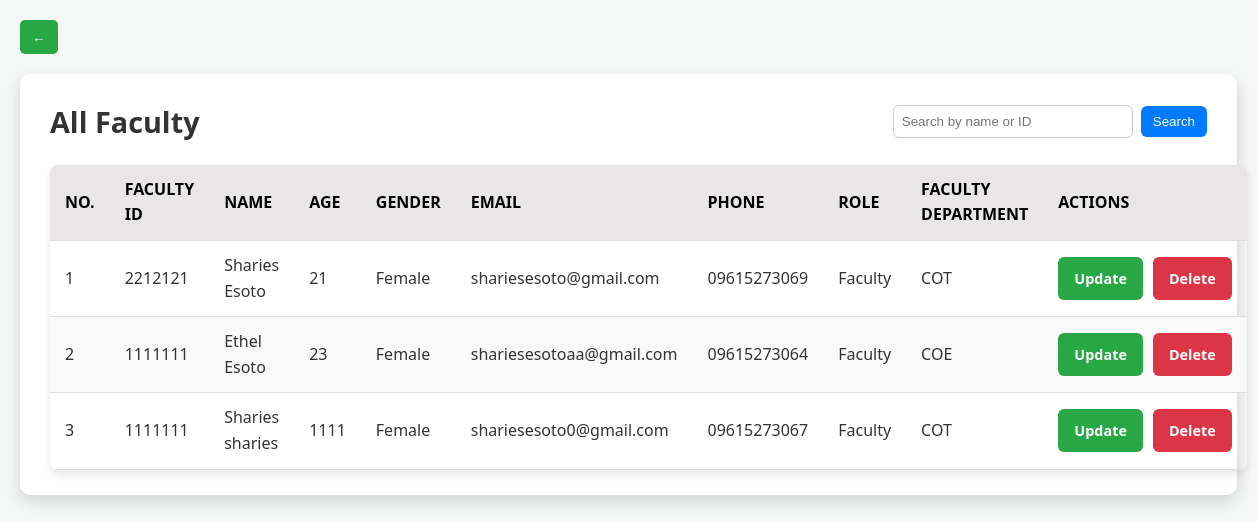
Screenshot of /admin/view_faculty.php with the database file from the repository.
### tables this page shows
CREATE TABLE `users` (
  `id` int(11) NOT NULL,
  `first_name` varchar(255) DEFAULT NULL,
  `last_name` varchar(255) DEFAULT NULL,
  `age` int(11) DEFAULT NULL,
  `gender` varchar(50) DEFAULT NULL,
  `email` varchar(255) DEFAULT NULL,
  `phone` varchar(50) DEFAULT NULL,
  `membership_end` date NOT NULL,
  `role` varchar(50) DEFAULT NULL,
  `student_id` varchar(50) DEFAULT NULL,
  `course` varchar(50) DEFAULT NULL,
  `section` varchar(50) DEFAULT NULL,
  `customer_id` varchar(50) DEFAULT NULL,
  `payment_plan` varchar(50) DEFAULT NULL,
  `services` text DEFAULT NULL,
  `faculty_id` varchar(50) DEFAULT NULL,
  `faculty_dept` varchar(50) DEFAULT NULL,
  `created_at` timestamp NOT NULL DEFAULT current_timestamp(),
  `reset_otp` varchar(6) DEFAULT NULL,
  `otp_expiry` datetime DEFAULT NULL
);

### admin/view_faculty.php (the view, shortened to what this page needs)
<?php
include('../user/db_connection.php');
$search = $_GET['search'] ?? '';
$condition = '';
$query = "SELECT * FROM users WHERE role = 'Faculty' $condition";
$result = mysqli_query($conn, $query);
?>
<!DOCTYPE html>
<html lang="en">
<head>
</head>
<body>
    <a href="manage_users.php" class="back-link"> ← </a>
    <div class="container">
        <div class="header-row">
            <h2>All Faculty</h2>
            <form method="GET" class="search-form">
                <input type="text" name="search" placeholder="Search by name or ID" value="<?= htmlspecialchars($search) ?>">
                <button type="submit"><i class="fas fa-search"></i> Search</button>
            </form>
        </div>
        <table>
            <thead>
                <tr>
                    <th>No.</th>
                    <th>Faculty ID</th>
                    <th>Name</th>
                    <th>Age</th>
                    <th>Gender</th>
                    <th>Email</th>
                    <th>Phone</th>
                    <th>Role</th>
                    <th>Faculty Department</th>
                    <th>Actions</th>
                </tr>
            </thead>
            <tbody>
                <?php $counter = 1; while ($user = mysqli_fetch_assoc($result)) : ?>
                <tr>
                    <td><?= $counter++ ?></td>
                    <td><?= htmlspecialchars($user['faculty_id']) ?></td>
                    <td><?= htmlspecialchars($user['first_name'] . ' ' . $user['last_name']) ?></td>
                    <td><?= htmlspecialchars($user['age']) ?></td>
                    <td><?= htmlspecialchars($user['gender']) ?></td>
                    <td><?= htmlspecialchars($user['email']) ?></td>
                    <td><?= htmlspecialchars($user['phone']) ?></td>
                    <td><?= htmlspecialchars($user['role']) ?></td>
                    <td><?= htmlspecialchars($user['faculty_dept']) ?></td>
                    <td>
                        <div class="actions">
                            <a href="edit_user.php?id=<?= urlencode($user['id']) ?>" class="btn btn-update">Update</a>
                            <a href="delete_user.php?id=<?= urlencode($user['id']) ?>" class="btn btn-delete" onclick="return confirm('Are you sure you want to delete this user?')">Delete</a>
                        </div>
                    </td>
                </tr>
                <?php endwhile; ?>
            </tbody>
        </table>
    </div>
</body>
</html>

### admin/view_faculty.php (style rules this page uses)
* { margin: 0; padding: 0; box-sizing: border-box; }
body { font-family: 'Segoe UI', Tahoma, Geneva, Verdana, sans-serif; background-color: #f4f7f6; color: #333; line-height: 1.6; padding: 20px; display: flex; flex-direction: column; align-items: center; }
.back-link { align-self: flex-start; margin-bottom: 20px; color: white; background-color: #28a745; text-decoration: none; font-weight: 600; padding: 6px 12px; border-radius: 5px; font-size: 0.85rem; }
.container { background-color: white; width: 100%; max-width: 1300px; padding: 25px 30px; border-radius: 10px; box-shadow: 0 6px 15px rgba(0,0,0,0.15); }
.header-row { display: flex; justify-content: space-between; align-items: center; margin-bottom: 20px; }
.header-row h2 { font-weight: 700; font-size: 1.8rem; color: #333; user-select: none; }
.search-form { display: flex; align-items: center; }
.search-form input[type="text"] { padding: 8px; width: 240px; border-radius: 6px; border: 1px solid #ccc; }
.search-form button { padding: 8px 12px; border: none; border-radius: 6px; background-color: #007bff; color: white; cursor: pointer; margin-left: 8px; }
table { width: 100%; border-collapse: collapse; border-radius: 8px; overflow: hidden; box-shadow: 0 4px 8px rgba(0, 0, 0, 0.1); }
table th, table td { padding: 12px 15px; text-align: left; border-bottom: 1px solid #ddd; font-size: 1rem; vertical-align: middle; }
table th { background-color: rgb(232, 230, 230); color: black; font-weight: 700; text-transform: uppercase; user-select: none; }
table tr:nth-child(even) { background-color: #f9f9f9; }
.btn { text-decoration: none; padding: 10px 16px; border-radius: 6px; font-weight: 600; font-size: 0.9rem; display: inline-block; color: white; border: none; }
.btn-update { background-color: #28a745; }
.btn-delete { background-color: #dc3545; }
.actions { display: flex; gap: 10px; align-items: center; }

### rows the page displays
users: faculty "2212121", first_name+last_name "Sharies Esoto", age "21", gender "Female", email "shariesesoto@gmail.com", phone "09615273069", role "Faculty", faculty_dept "COT"
users: faculty "1111111", first_name+last_name "Ethel Esoto", age "23", gender "Female", email "shariesesotoaa@gmail.com", phone "09615273064", role "Faculty", faculty_dept "COE"
users: faculty "1111111", first_name+last_name "Sharies sharies", age "1111", gender "Female", email "shariesesoto0@gmail.com", phone "09615273067", role "Faculty", faculty_dept "COT"
